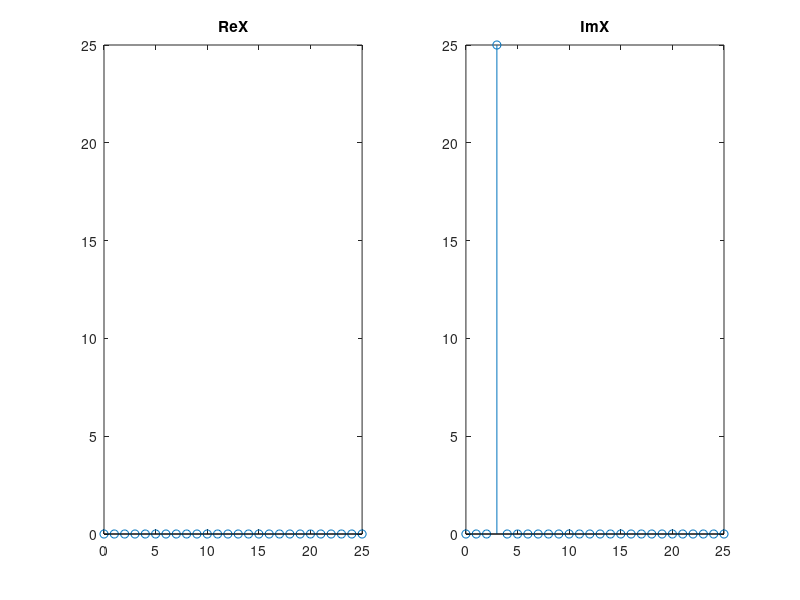
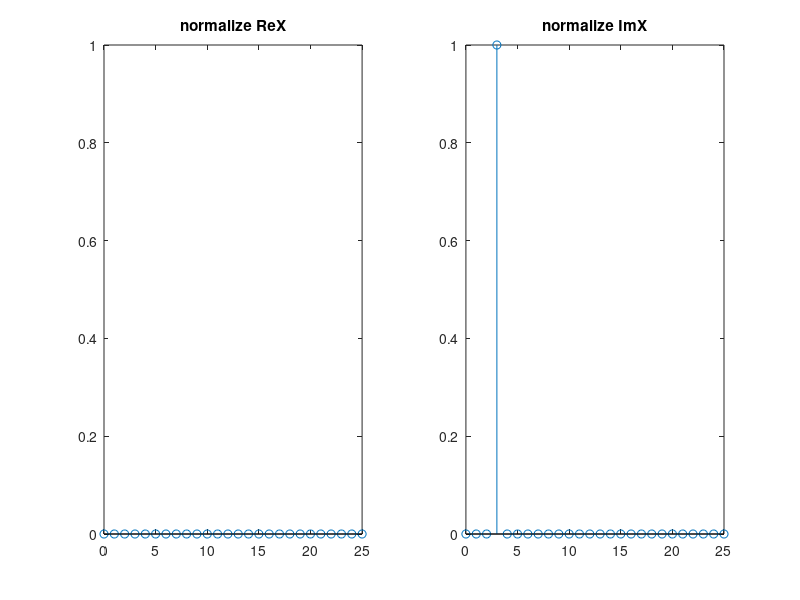
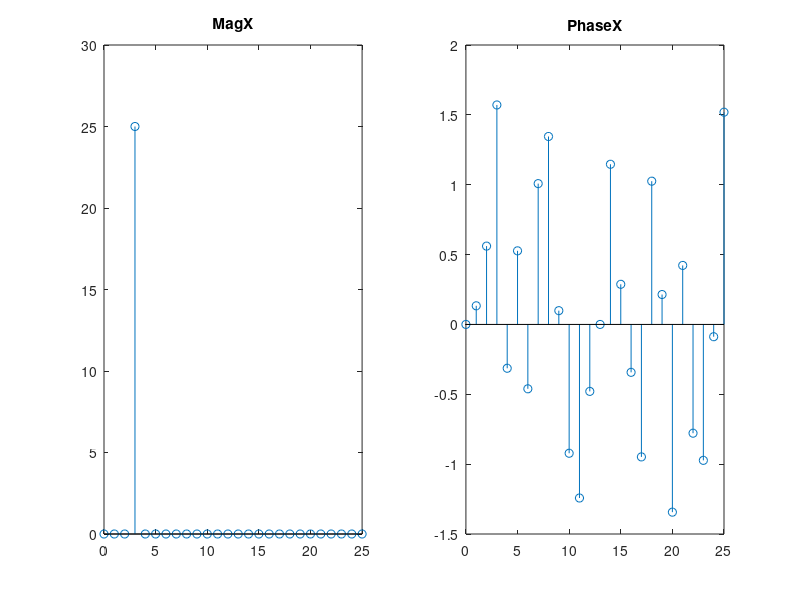

These charts were generated, in order, by the following MATLAB code:
%DFT
%The input signal contains the signal being decomposed, while the two
%signals (ImX[n] & ReX[n]) ontain the amplitudes of the comonent sine and
%cosine waves scaled
clear all 
close all

% N points   =>   N+2 signals
N = 50

% Basis functions

% ck[i] = cos(2*pi*k*i/N)
% sk[i] = sin(2*pi*k*i/N)

% ck[i] & sk[i] are the cosine ans sine waves, each N point length
% i runs from 0 to N-1
%The parameter k determines the frequency of the wave, k takes values from
%0 to N/2

%The frequency parameter k is equal to the number of complete cycles that
%occur over the N points of the signal

%  c1[]  => one complete cycle in N points
%  c2[]  => two complete cycles in N points

i = 0:N-1

% t simulates "continous" time variable
t = linspace(0, i(end), 1000);


toPlot = N <= 16;

% Basis functions
% ReX[]  basis functions
matReXBasis = zeros(N/2+1, N);
for k = 0:N/2
    y  = cos(2*pi*k*i/N);
    yt = cos(2*pi*k*t/N);
    
    matReXBasis(k+1, :) = y;
    
    if toPlot
        figure
        plot(i, y, 'b', t, yt, 'm');
        ylim([-1 1])
    end
end

% ImX[] basis functions
matImXBasis = zeros(N/2+1, N);
for k = 0:N/2
    y  = sin(2*pi*k*i/N);
    yt = sin(2*pi*k*t/N);
    
    matImXBasis(k+1, :) = y;
    if toPlot
        figure 
        plot(i, y, 'b', t, yt, 'm');
        ylim([-1 1])
    end
end

%Signal to transform
x = sin(2*pi*3*i/N);


%Signal transformation
%Using dot product between x signal and basis functions the similarity
%between them can be measured
ReX = x*matReXBasis';
ImX = x*matImXBasis';

maxV = max(max(ReX), max(ImX));
minV = min(min(ReX), min(ImX));
k = 0:N/2;

figure 
subplot(1, 2, 1)
stem(k, ReX)
ylim([minV, maxV])
title('ReX');

subplot(1, 2, 2)
stem(k, ImX)
ylim([minV, maxV])
title('ImX');

%Normalizing values for ReX and ImX
normReX = (2/N)*ReX;
normImX = (2/N)*ImX;

%the spetial cases ReX[0] and Im[N/2] has to be normalized by (1/N)
normReX(1)   = normReX(1)/2;
normReX(N/2 + 1) = normReX(N/2 +1)/2;

maxV = max(max(normReX), max(normImX));
minV = min(min(normReX), min(normImX));
k = 0:N/2;

figure 
subplot(1, 2, 1)
stem(k, normReX)
ylim([minV, maxV])
title('normalize ReX');

subplot(1, 2, 2)
stem(k, normImX)
ylim([minV, maxV])
title('normalize ImX');

% Changing to frequency representation

MagX    = sqrt(ReX.^2 + ImX.^2);
PhaseX  = atan(ImX./ReX);         %note: analize atan (arctan) properties

figure 
subplot(1, 2, 1)
stem(k, MagX)
title('MagX');

subplot(1, 2, 2)
stem(k, PhaseX)
title('PhaseX');
